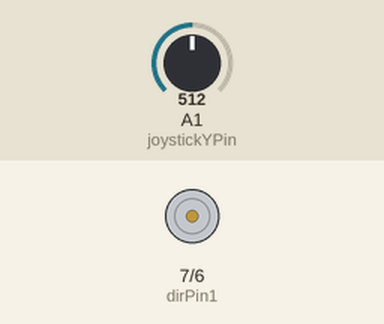
A sketch run on a simulated Arduino Uno, built with avr-gcc and run on an emulated ATmega328P. Parts: motor-driver pin pairs drawn as motors (green arrow = first pin HIGH = forward, orange = second pin HIGH = backward, longer = more drive, scaled by the enable pin). The inputs (shaded band) are chosen by the test bench; at power-on: A1 (joystickYPin) = 512.

Above: at 1.2 s.
1.3 s: A1 (joystickYPin) set to 495
At 2.5 s:
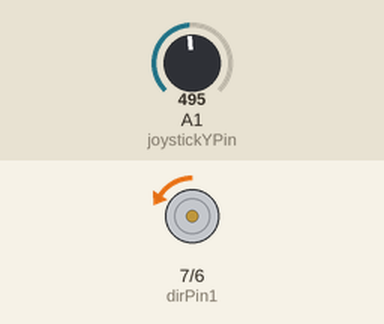
2.8 s: A1 (joystickYPin) set to 525
At 3.8 s:
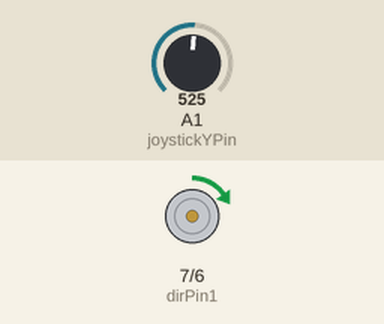
4.3 s: A1 (joystickYPin) set to 716
At 4.9 s:
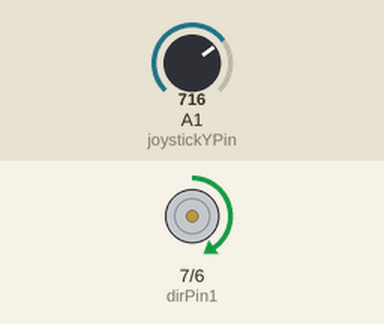
5.8 s: A1 (joystickYPin) set to 900
At 6.1 s:
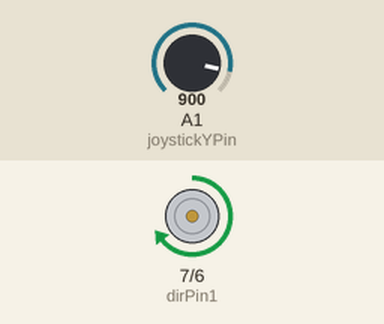
7.3 s: A1 (joystickYPin) set to 306
At 8.4 s:
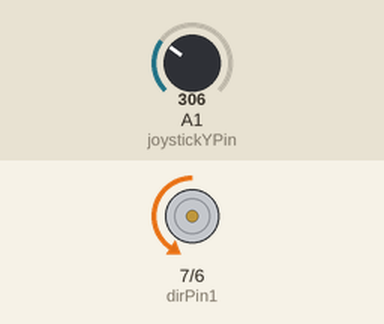
Timing chart, 0 to 9.8 s (numbered marks = the images above; inputs shaded):
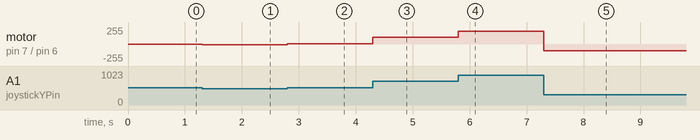

The sketch:

arduino_tutorial_39.ino
```cpp
/*
 * Tutorial 39 Using a joystick with a DC motor
 * https://youtu.be/wSjZIHMDczk
 */

const int baudRate = 9600;
const int dt = 500; // delaytime
const int speedPin = 11;
const int dirPin1 = 7;
const int dirPin2 = 6;
const int joystickYPin = A1;
bool dir; // 0 = backwards (CCW), 1 = forwards (CW)
int joystickYValue;
float joystickYWriteValue;


void setup() {
  // put your setup code here, to run once:
  Serial.begin(baudRate);
  pinMode(speedPin, OUTPUT);
  pinMode(dirPin1, OUTPUT);
  pinMode(dirPin2, OUTPUT);
  pinMode(joystickYPin, INPUT);
}

void loop() {
  // put your main code here, to run repeatedly:
  joystickYValue = analogRead(joystickYPin);
  if (joystickYValue > 515) {
    dir = true;
  } else {
    dir = false;
  }

  if (!dir) {
    digitalWrite(dirPin1, LOW);
    digitalWrite(dirPin2, HIGH);
    joystickYWriteValue = -(255. / 512.) * (joystickYValue - 512);
  } else {
    digitalWrite(dirPin1, HIGH);
    digitalWrite(dirPin2, LOW);
    joystickYWriteValue = (255. / 512.) * (joystickYValue - 512);
  }


  if (joystickYValue >= 505 && joystickYValue <= 515) {
    digitalWrite(speedPin, LOW);
  } else {
    analogWrite(speedPin, joystickYWriteValue);
  }
}
```

Measured:
- after the input at 1.3 s, motor on pin 7 (dirPin1) / pin 6 (dirPin2): stopped → backward 8/255 at once
- after the input at 2.8 s, motor on pin 7 (dirPin1) / pin 6 (dirPin2): backward 8/255 → forward 6/255 at once
- after the input at 4.3 s, motor on pin 7 (dirPin1) / pin 6 (dirPin2): forward 6/255 → forward 101/255 at once
- after the input at 5.8 s, motor on pin 7 (dirPin1) / pin 6 (dirPin2): forward 101/255 → forward 193/255 at once
- after the input at 7.3 s, motor on pin 7 (dirPin1) / pin 6 (dirPin2): forward 193/255 → backward 102/255 at once
